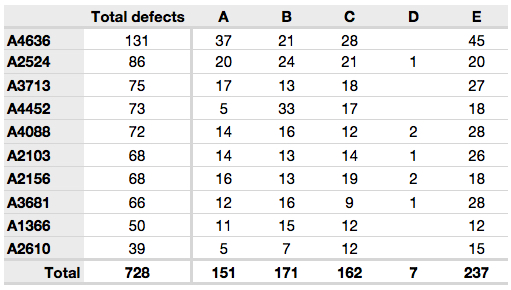
#> input picture images/sample2.png, 511 x 290 px
$ jupyter execute --allow-errors ocr.ipynb
#> lines starting #> are read from the running program, lines starting #| are printed output that depends on the picture; after the words box and inside, x2 and y2 are one past the last pixel; in counts of white or black regions, pixels touching at a corner belong together
[cell 1]
import re
import cv2
import csv
import pandas as pd
import numpy as np
import pytesseract
from pytesseract import Output
from matplotlib import pyplot as plt

[cell 2]
IMG_DIR = 'images/'

[cell 3]
# get grayscale image
def get_grayscale(image):
    return cv2.cvtColor(image, cv2.COLOR_BGR2GRAY)

# noise removal
def remove_noise(image):
    return cv2.medianBlur(image,5)

#thresholding
def thresholding(image):
    return cv2.threshold(image, 0, 255, cv2.THRESH_BINARY + cv2.THRESH_OTSU)[1]

#dilation
def dilate(image):
    kernel = np.ones((5,5),np.uint8)
    return cv2.dilate(image, kernel, iterations = 1)

#erosion
def erode(image):
    kernel = np.ones((5,5),np.uint8)
    return cv2.erode(image, kernel, iterations = 1)

#opening - erosion followed by dilation
def opening(image):
    kernel = np.ones((5,5),np.uint8)
    return cv2.morphologyEx(image, cv2.MORPH_OPEN, kernel)

#canny edge detection
def canny(image):
    return cv2.Canny(image, 100, 200)

#skew correction
def deskew(image):
    coords = np.column_stack(np.where(image > 0))
    angle = cv2.minAreaRect(coords)[-1]
    if angle < -45:
        angle = -(90 + angle)
    else:
        angle = -angle
    (h, w) = image.shape[:2]
    center = (w // 2, h // 2)
    M = cv2.getRotationMatrix2D(center, angle, 1.0)
    rotated = cv2.warpAffine(image, M, (w, h), flags=cv2.INTER_CUBIC, borderMode=cv2.BORDER_REPLICATE)
    return rotated

#template matching
def match_template(image, template):
    return cv2.matchTemplate(image, template, cv2.TM_CCOEFF_NORMED)

[cell 4]
# Plot original image

image = cv2.imread(IMG_DIR + 'sample2.png')
#> image is the input picture: shape (290, 511, 3); mean B, G, R 236.1, 236, 236
b,g,r = cv2.split(image)
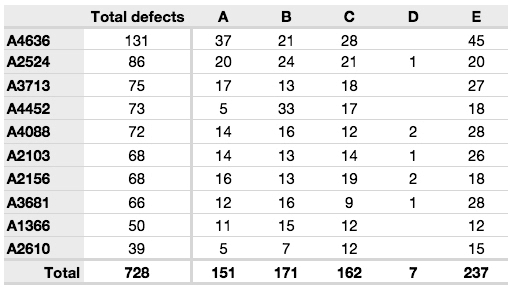
#> b: shape (290, 511); min 0, max 255, mean 236.1
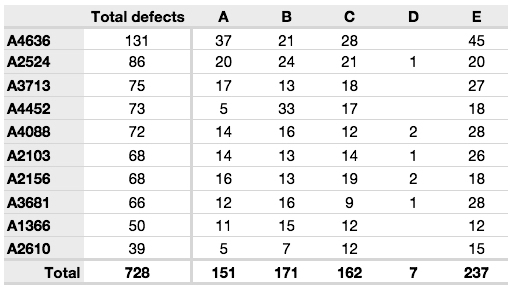
#> g: shape (290, 511); min 0, max 255, mean 236
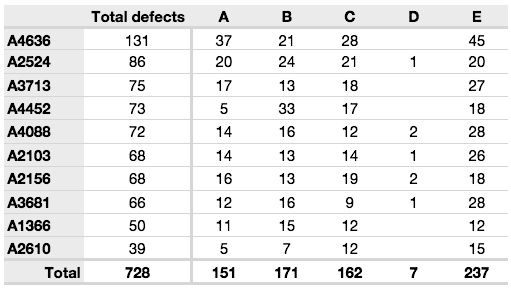
#> r: shape (290, 511); min 0, max 255, mean 236
rgb_img = cv2.merge([r,g,b])
plt.imshow(rgb_img)
plt.title('AUREBESH ORIGINAL IMAGE')
plt.show()

[cell 5]
# Preprocess image

gray = get_grayscale(image)
thresh = thresholding(gray)
#> in thresholding, `return cv2.threshold(image, 0, 255, cv2.THRESH_BINARY + cv2.THRESH_OTS..`:
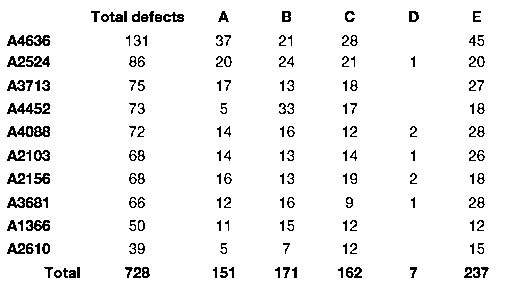
#> returned value: shape (290, 511); 94.9% white; black in thin lines or dots, all inside (x1, y1, x2, y2) = (7, 11, 489, 278)
opening = opening(gray)
#> in opening, `return cv2.morphologyEx(image, cv2.MORPH_OPEN, kernel)`:
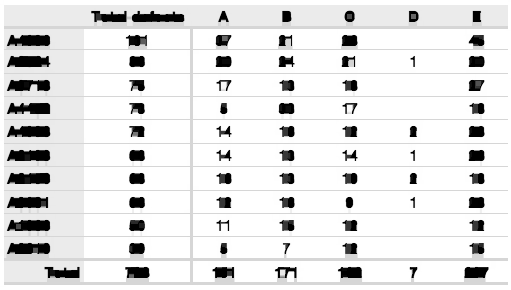
#> returned value: shape (290, 511); min 0, max 255, mean 227.2
canny = canny(gray)
#> in canny, `return cv2.Canny(image, 100, 200)`:
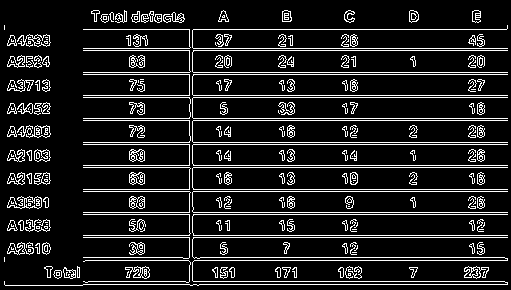
#> returned value: shape (290, 511); 12% white in thin lines or dots
images = {'gray': gray,
          'thresh': thresh,
          'opening': opening,
          'canny': canny}

[cell 6]
# Plot images after preprocessing

fig = plt.figure(figsize=(13,13))
ax = []

rows = 2
columns = 2
keys = list(images.keys())
#> keys = ['gray', 'thresh', 'opening', 'canny']
for i in range(rows*columns):
    ax.append( fig.add_subplot(rows, columns, i+1) )
    ax[-1].set_title('AUREBESH - ' + keys[i])
    plt.imshow(images[keys[i]], cmap='gray')
#> after the loop, ax = 4 items

[cell 7]
# Get OCR output using Pytesseract

custom_config = r'--oem 3 --psm 6'
print('-----------------------------------------')
print('TESSERACT OUTPUT --> ORIGINAL IMAGE')
print('-----------------------------------------')
print(pytesseract.image_to_string(image, config=custom_config))
#> (this line was passed over: pytesseract is not available in this run)
print('\n-----------------------------------------')
print('TESSERACT OUTPUT --> THRESHOLDED IMAGE')
print('-----------------------------------------')
print(pytesseract.image_to_string(image, config=custom_config))
#> (this line was passed over: pytesseract is not available in this run)
print('\n-----------------------------------------')
print('TESSERACT OUTPUT --> OPENED IMAGE')
print('-----------------------------------------')
print(pytesseract.image_to_string(image, config=custom_config))
#> (this line was passed over: pytesseract is not available in this run)
print('\n-----------------------------------------')
print('TESSERACT OUTPUT --> CANNY EDGE IMAGE')
print('-----------------------------------------')
print(pytesseract.image_to_string(image, config=custom_config))
#> (this line was passed over: pytesseract is not available in this run)
# csv = pytesseract.image_to_string(image, config=custom_config)
# csv.to_csv(index = False)

[cell 8]
# [9 lines of commented-out code are left out]

[cell 9]
# Plot original image

image = cv2.imread(IMG_DIR + 'invoice-sample.png')
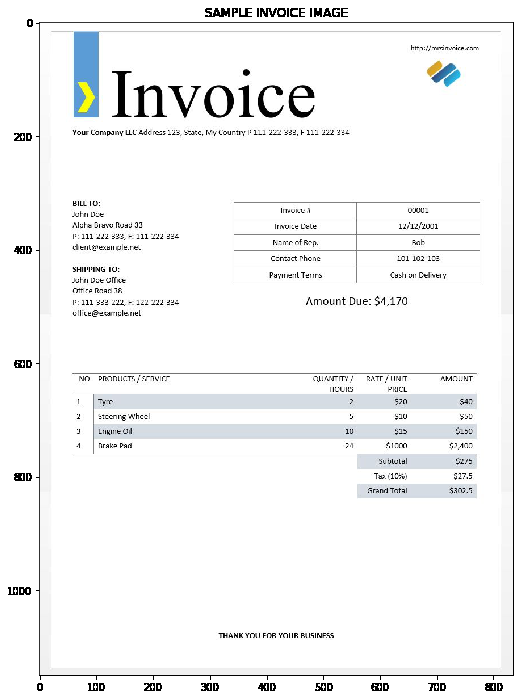
#> input picture images/invoice-sample.png, 520 x 699 px
#> image is the input picture: shape (699, 520, 3); mean B, G, R 244.9, 244.5, 243.9
b,g,r = cv2.split(image)
#> b: shape (699, 520)
#> g: shape (699, 520)
#> r: shape (699, 520)
rgb_img = cv2.merge([r,g,b])
#> rgb_img: shape (699, 520, 3)

plt.figure(figsize=(16,12))
plt.imshow(rgb_img)
plt.title('SAMPLE INVOICE IMAGE')
plt.show()

[cell 10]
# Plot character boxes on image using pytesseract.image_to_boxes() function

image = cv2.imread(IMG_DIR + 'invoice-sample.png')
h, w, c = image.shape
#> h = 699; w = 520; c = 3
#> (the rest of this cell did not finish here and is left out)
